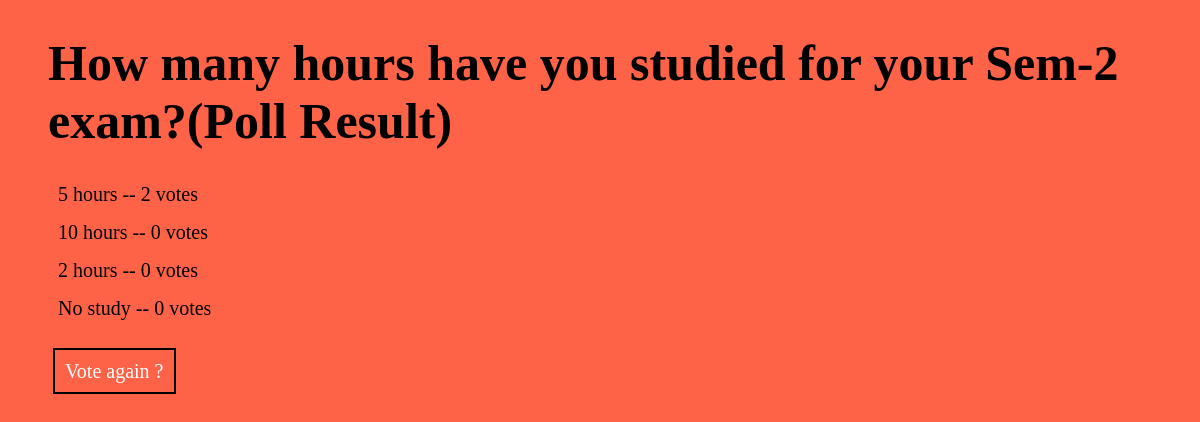
Page /2/results/ on the earlier database version.
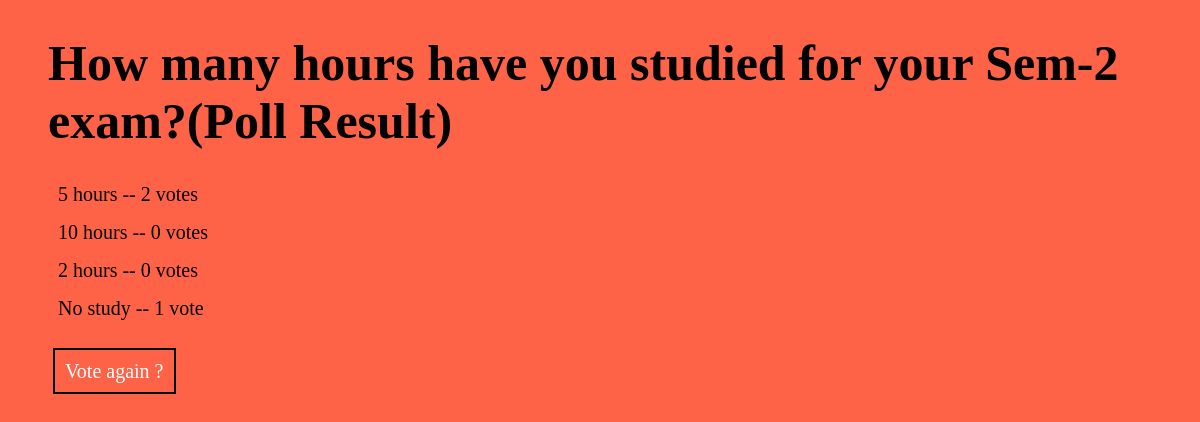
Same page on the later database version.
### polls/models.py (models this page shows, shortened)
class Choice(models.Model):
    question = models.ForeignKey(Question, on_delete=models.CASCADE)
    choice_text = models.CharField(max_length=200)
    votes = models.IntegerField(default=0)

### polls/views.py (the view)
# urls.py: path('<int:pk>/results/', views.ResultView.as_view(), name='results'),
class ResultView(generic.DetailView):
    model = Question
    template_name = 'polls/results.html'

### polls/templates/polls/results.html (shortened to what this page needs)
<!DOCTYPE html>
<html lang="en">
<head>
    {% load static %}
    <link rel="stylesheet" type="text/css" href="{% static 'polls/detail.css'%}">
</head>
<body>
<h1 class="results_h1">{{question.question_text}}(Poll Result)</h1>
<ul class="results_ul">
    {% for choice in question.choice_set.all %}
    <li>{{ choice.choice_text}} -- {{choice.votes}} vote{{choice.votes|pluralize}}</li>
    {% endfor %}
</ul>
<a href="{% url 'polls:detail' question.id %}" class="results_a">Vote again ?</a>
</body>
</html>

Differences in the rows shown:
changed Choice "No study": votes "0" → "1"
